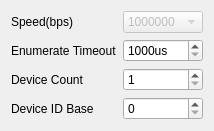
              <widget class="QWidget" name="tab_5">
               <attribute name="title">
                <string>Setting</string>
               </attribute>
               <layout class="QFormLayout" name="formLayout_3">
                <item row="0" column="0">
                 <widget class="QLabel" name="label_4">
                  <property name="text">
                   <string>Speed(bps)</string>
                  </property>
                 </widget>
                </item>
                <item row="0" column="1">
                 <widget class="QComboBox" name="cmbSpeed">
                  <property name="enabled">
                   <bool>false</bool>
                  </property>
                  <property name="editable">
                   <bool>false</bool>
                  </property>
                  <item>
                   <property name="text">
                    <string>1000000</string>
                   </property>
                  </item>
                  <item>
                   <property name="text">
                    <string>800000</string>
                   </property>
                  </item>
                  <item>
                   <property name="text">
                    <string>666000</string>
                   </property>
                  </item>
                  <item>
                   <property name="text">
                    <string>500000</string>
                   </property>
                  </item>
                  <item>
                   <property name="text">
                    <string>400000</string>
                   </property>
                  </item>
                  <item>
                   <property name="text">
                    <string>250000</string>
                   </property>
                  </item>
                  <item>
                   <property name="text">
                    <string>200000</string>
                   </property>
                  </item>
                  <item>
                   <property name="text">
                    <string>125000</string>
                   </property>
                  </item>
                  <item>
                   <property name="text">
                    <string>100000</string>
                   </property>
                  </item>
                  <item>
                   <property name="text">
                    <string>80000</string>
                   </property>
                  </item>
                  <item>
                   <property name="text">
                    <string>50000</string>
                   </property>
                  </item>
                  <item>
                   <property name="text">
                    <string>40000</string>
                   </property>
                  </item>
                  <item>
                   <property name="text">
                    <string>20000</string>
                   </property>
                  </item>
                  <item>
                   <property name="text">
                    <string>10000</string>
                   </property>
                  </item>
                  <item>
                   <property name="text">
                    <string>5000</string>
                   </property>
                  </item>
                 </widget>
                </item>
                <item row="1" column="0">
                 <widget class="QLabel" name="label_22">
                  <property name="text">
                   <string>Enumerate Timeout</string>
                  </property>
                 </widget>
                </item>
                <item row="1" column="1">
                 <widget class="QSpinBox" name="spinEnumTmo">
                  <property name="suffix">
                   <string>us</string>
                  </property>
                  <property name="minimum">
                   <number>1000</number>
                  </property>
                  <property name="maximum">
                   <number>10000000</number>
                  </property>
                 </widget>
                </item>
                <item row="3" column="1">
                 <widget class="QSpinBox" name="spinDeviceCount">
                  <property name="minimum">
                   <number>1</number>
                  </property>
                  <property name="maximum">
                   <number>10</number>
                  </property>
                 </widget>
                </item>
                <item row="3" column="0">
                 <widget class="QLabel" name="label_34">
                  <property name="text">
                   <string>Device Count</string>
                  </property>
                 </widget>
                </item>
                <item row="4" column="0">
                 <widget class="QLabel" name="label_35">
                  <property name="text">
                   <string>Device ID Base</string>
                  </property>
                 </widget>
                </item>
                <item row="4" column="1">
                 <widget class="QSpinBox" name="spinDeviceId">
                  <property name="maximum">
                   <number>9</number>
                  </property>
                 </widget>
                </item>
               </layout>
              </widget>
